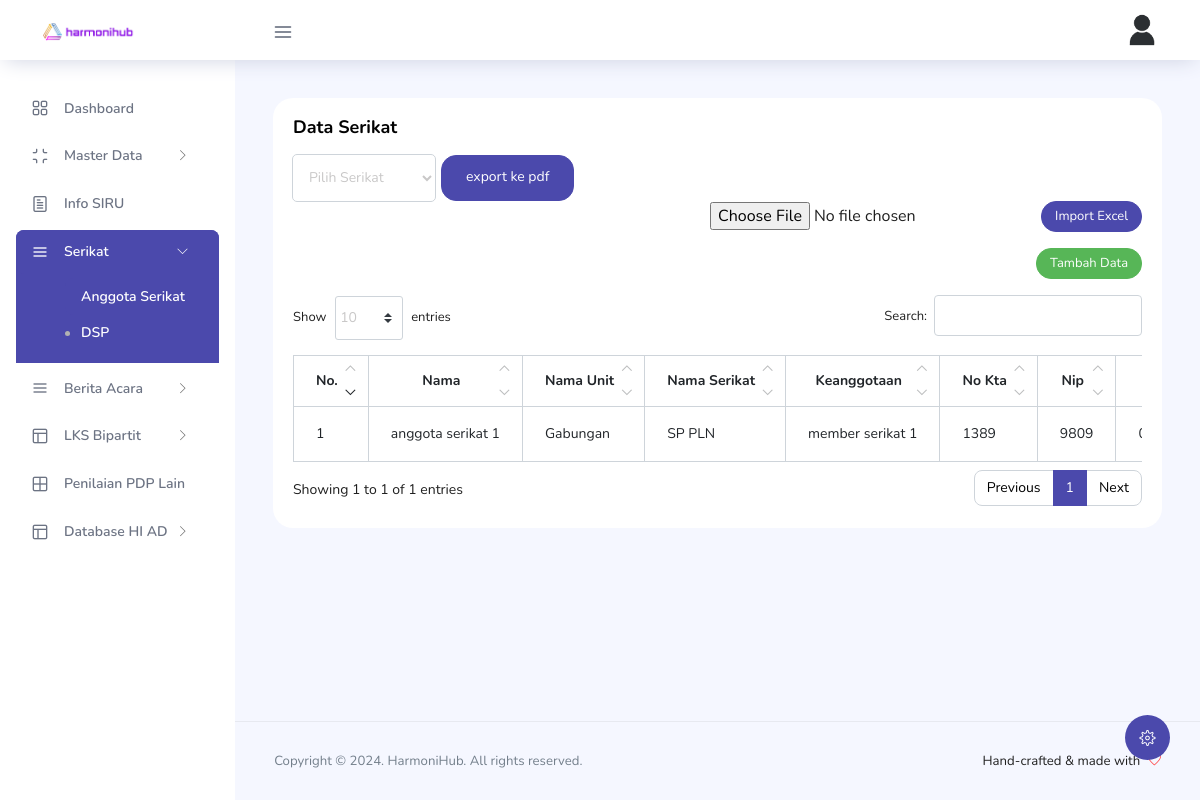
Screenshot of /index.php?page=anggota-serikat (signed in) with the database file from the repository.
### tables this page shows
CREATE TABLE IF NOT EXISTS `anggota_serikats` (
  `id` int NOT NULL AUTO_INCREMENT,
  `name` varchar(120) DEFAULT NULL,
  `unitId` int DEFAULT NULL,
  `nip` int DEFAULT NULL,
  `membership` varchar(255) DEFAULT NULL,
  `noKta` int DEFAULT NULL,
  `serikatId` int DEFAULT NULL,
  `createdAt` datetime DEFAULT CURRENT_TIMESTAMP,
  `updateAt` datetime DEFAULT CURRENT_TIMESTAMP ON UPDATE CURRENT_TIMESTAMP,
  PRIMARY KEY (`id`),
  KEY `unitId` (`unitId`),
  KEY `serikatId` (`serikatId`),
  CONSTRAINT `serikat_ibfk_1` FOREIGN KEY (`unitId`) REFERENCES `units` (`id`),
  CONSTRAINT `serikat_ibfk_2` FOREIGN KEY (`serikatId`) REFERENCES `serikat` (`id`)
);

CREATE TABLE IF NOT EXISTS `units` (
  `id` int NOT NULL AUTO_INCREMENT,
  `name` varchar(255) DEFAULT NULL,
  `manager_unit` varchar(100) NOT NULL,
  `createdAt` datetime DEFAULT CURRENT_TIMESTAMP,
  `updateAt` datetime DEFAULT CURRENT_TIMESTAMP ON UPDATE CURRENT_TIMESTAMP,
  PRIMARY KEY (`id`)
);

CREATE TABLE IF NOT EXISTS `serikat` (
  `id` int NOT NULL AUTO_INCREMENT,
  `name` varchar(50) DEFAULT NULL,
  `logoPath` varchar(255) DEFAULT NULL,
  `createdAt` datetime DEFAULT CURRENT_TIMESTAMP,
  `updateAt` datetime DEFAULT CURRENT_TIMESTAMP ON UPDATE CURRENT_TIMESTAMP,
  PRIMARY KEY (`id`)
);

### app/Controllers/Serikat/AnggotaSerikat.php (called while the page is built, shortened)
<?php
    final class AnggotaSerikat
    {
        private $db;
        public function __construct() {
            $this->db = Database::getInstance();
        }
        public function index() {
            if (isset($_SESSION["role_name"]) &&  $_SESSION["role_name"] == "serikat") {
                $tim = $_SESSION["tim"];
                $stmt = $this->db->prepare("
            select s.id as id_serikat ,
            s.name as nama_serikat,
            u.id as id_unit,
            u.name as nama_unit,
            ase.name, ase.membership,ase.nip ,ase.noKta , ase.id , ase.createdAt ,ase.updateAt
            from anggota_serikats ase join units u on u.id = ase.unitId
            join serikat s on s.id = ase.serikatId where s.name = ?
            ORDER BY ase.createdAt DESC
            ");
                $stmt->execute([$tim]);
            } else {
                $stmt = $this->db->prepare("
            select s.id as id_serikat ,
            s.name as nama_serikat,
            u.id as id_unit,
            u.name as nama_unit,
            ase.name, ase.membership,ase.nip ,ase.noKta , ase.id , ase.createdAt ,ase.updateAt
            from anggota_serikats ase join units u on u.id = ase.unitId
            join serikat s on s.id = ase.serikatId
            ORDER BY ase.createdAt DESC
            ");
                $stmt->execute();
            }
            $serikats=  $stmt->fetchAll();
            include "view/serikat/anggota-serikat/index.php";
        }
    }
?>

### app/Libraries/Database.php (called while the page is built, shortened)
<?php
class Database
{
    private static $instance = NULL;
    public static function getInstance()
    {
        if (!isset(self::$instance)) {
            try {
                $pdo_options = [
                    PDO::ATTR_ERRMODE => PDO::ERRMODE_EXCEPTION,
                    PDO::ATTR_DEFAULT_FETCH_MODE => PDO::FETCH_ASSOC,
                    PDO::ATTR_PERSISTENT => true,
                ];
                if (isset($_SERVER['HTTPS']) && $_SERVER['HTTPS'] === 'on') {
                    $dotenv = Dotenv::createImmutable('/home/hart1449');
                    $dotenv->load();
                    $dbPassword = $_ENV['DB_PASS'];
                    self::$instance = new PDO('mysql:host=localhost;dbname=hart1449_harmoni', 'hart1449_harmoni', $dbPassword, $pdo_options);
                } else {
                    self::$instance = new PDO('mysql:host=localhost;dbname=db_harmoni', 'root', '', $pdo_options);
                }
            } catch (PDOException $e) {
                die("Database connection failed: " . $e->getMessage());
            }
        }
        return self::$instance;
    }
}

### view/serikat/anggota-serikat/index.php (the view, shortened to what this page needs)
<div class="content-wrapper">
    <div class="row">
        <div class="col-lg-12 grid-margin stretch-card">
            <div class="card">
                <div class="card-body" >
                    <h4 class="card-title">Data Serikat</h4>
                           <div class="d-flex">
                           <select class="form-control col-2" id="serikat_name" name="serikat_name" required>
                                <option value="" selected disabled>Pilih Serikat</option>
                                </select>
                                <a href="" target="_blank" style="margin-left: 0.4rem;" class="btn btn-primary" id="export" type="submit">export ke pdf</a>
                           </div>
                    <div style="float: right">
                        <form action="index.php?page=excel-to-anggota-serikat" method="post" enctype="multipart/form-data">
                            <input type="file" name="file" id="file" accept=".xls,.xlsx" required>
                            <button class="btn btn-sm btn-primary" type="submit">Import Excel</button>
                        </form>
                            <a style="float: right; margin:1rem 0 0 0" href="index.php?page=anggota-serikat-create" class="btn btn-success btn-sm">
                                Tambah Data
                            </a>
                        </div>
                    <div class="table-responsive pt-3">
                        <table class="table table-bordered data-table">
                            <thead>
                                <tr class="text-center">
                                    <th class="text-center" width="50">No.</th>
                                    <th>Nama</th>
                                    <th>Nama Unit</th>
                                    <th>Nama Serikat</th>
                                    <th>Keanggotaan</th>
                                    <th>No Kta</th>
                                    <th>Nip</th>
                                    <th>Tanggal Dibuat</th>
                                </tr>
                            </thead>
                            <tbody>
                                <?php
                                if (!empty($serikats)) {
                                    foreach ($serikats as $index => $serikat) {
                                ?>
                                        <tr>
                                            <td><?php echo $index + 1; ?></td>
                                            <td><?php echo htmlspecialchars($serikat['name']); ?></td>
                                            <td><?php echo htmlspecialchars($serikat['nama_unit']); ?></td>
                                            <td><?php echo htmlspecialchars($serikat['nama_serikat']); ?></td>
                                            <td><?php echo htmlspecialchars($serikat['membership']); ?></td>
                                            <td><?php echo htmlspecialchars($serikat['noKta']); ?></td>
                                            <td><?php echo htmlspecialchars($serikat['nip']); ?></td>
                                            <td><?php echo date('d-m-Y H:i', strtotime($serikat['createdAt'])); ?></td>
                                        </tr>
                                <?php
                                    }
                                } else {
                                    echo "<tr><td colspan='8'>No serikats found</td></tr>";
                                }
                                ?>
                            </tbody>
                        </table>
                    </div>
                </div>
            </div>
        </div>
    </div>
</div>
<?php
include 'view/layouts/main.php';

### rows the page displays
anggota_serikats: name "anggota serikat 1", unitId.name "Gabungan", serikatId.name "SP PLN", membership "member serikat 1", noKta "1389", nip "9809"
